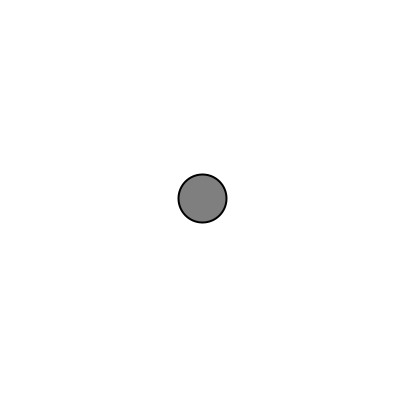
Frame 1 (no input)
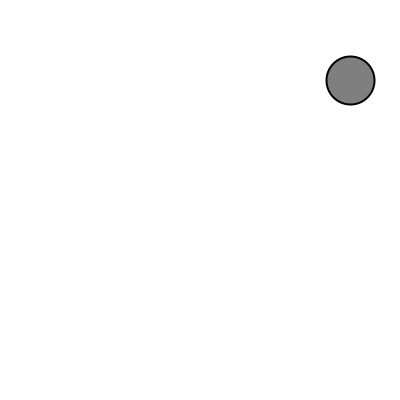
Frame 60 (the mouse pressed at the canvas centre just before this capture)
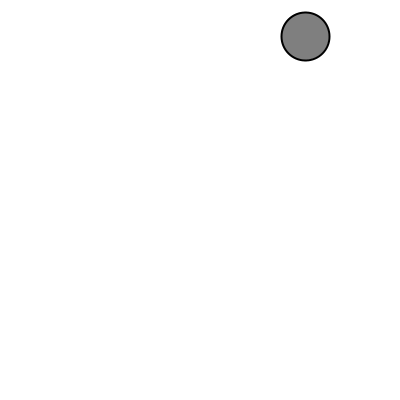
Frame 120 (the mouse held since frame 60 and released just before this capture)

The Processing sketch that drew these frames (run headless with seeded random() and noise(); from frame 60 on, the mouse is pressed at the canvas centre):

// Processing sketch: vector_dynamics
// ── vector_dynamics.pde
particle p;

void setup()
{
  size(400,400);
  p=new particle();
}


void draw()
{
  background(255);
  p.move();
  p.bounce();
  p.display();
}

// ── particle.pde
class particle
{
 // float x;
 // float y;
  
  PVector location;
  PVector velocity;
  
  //float xspeed,yspeed;
  
  particle()
  {
    //x=width/2;
   // y=height/2;
   location=new PVector(width/2,height/2);
   
   // xspeed=2.5;
   // yspeed=-2;
   
   velocity=new PVector(2.5,-2);
   
  }
  
  void move()
  {
   // x=x+xspeed;
   // y=y+yspeed;
    
    location.add(velocity);
  }
  
  void bounce()
  {
    if(location.x>width||location.x<0)
    {
      velocity.x*=-1;
    }
    if(location.y>height||location.y<0)
    {
      velocity.y*=-1;
    }
  }
  
  void display()
  {
     stroke(0);
     strokeWeight(2);
     fill(127);
     ellipse(location.x,location.y,48,48);
  }
}
